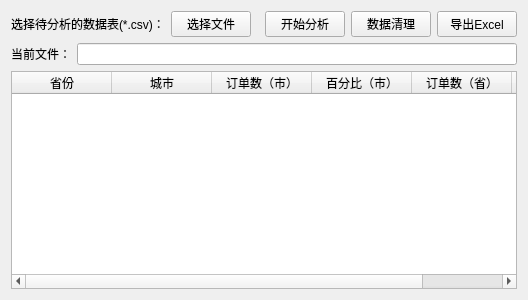
<?xml version="1.0" encoding="UTF-8"?>
<ui version="4.0">
 <class>Form</class>
 <widget class="QWidget" name="Form">
  <property name="geometry">
   <rect>
    <x>0</x>
    <y>0</y>
    <width>528</width>
    <height>300</height>
   </rect>
  </property>
  <property name="windowTitle">
   <string>Form</string>
  </property>
  <layout class="QVBoxLayout" name="verticalLayout">
   <item>
    <layout class="QHBoxLayout" name="horizontalLayout">
     <item>
      <widget class="QLabel" name="analyzed_csv_label">
       <property name="text">
        <string>选择待分析的数据表(*.csv)：</string>
       </property>
      </widget>
     </item>
     <item>
      <widget class="QPushButton" name="choose_file">
       <property name="text">
        <string>选择文件</string>
       </property>
      </widget>
     </item>
     <item>
      <spacer name="horizontalSpacer">
       <property name="orientation">
        <enum>Qt::Horizontal</enum>
       </property>
       <property name="sizeHint" stdset="0">
        <size>
         <width>40</width>
         <height>20</height>
        </size>
       </property>
      </spacer>
     </item>
     <item>
      <widget class="QPushButton" name="start_analysis">
       <property name="text">
        <string>开始分析</string>
       </property>
      </widget>
     </item>
     <item>
      <widget class="QPushButton" name="clear_data">
       <property name="text">
        <string>数据清理</string>
       </property>
      </widget>
     </item>
     <item>
      <widget class="QPushButton" name="download_excel">
       <property name="text">
        <string>导出Excel</string>
       </property>
      </widget>
     </item>
    </layout>
   </item>
   <item>
    <layout class="QHBoxLayout" name="horizontalLayout_2">
     <item>
      <widget class="QLabel" name="analyzed_csv">
       <property name="text">
        <string>当前文件：</string>
       </property>
      </widget>
     </item>
     <item>
      <widget class="QLineEdit" name="file_name"/>
     </item>
    </layout>
   </item>
   <item>
    <widget class="QTableWidget" name="geographicAnalysis_table">
     <column>
      <property name="text">
       <string>省份</string>
      </property>
     </column>
     <column>
      <property name="text">
       <string>城市</string>
      </property>
     </column>
     <column>
      <property name="text">
       <string>订单数（市）</string>
      </property>
     </column>
     <column>
      <property name="text">
       <string>百分比（市）</string>
      </property>
     </column>
     <column>
      <property name="text">
       <string>订单数（省）</string>
      </property>
     </column>
     <column>
      <property name="text">
       <string>百分比（省）</string>
      </property>
     </column>
    </widget>
   </item>
  </layout>
 </widget>
 <resources/>
 <connections/>
</ui>
